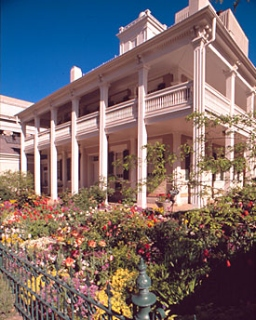
%> input picture Lab1_Photometric_Color/color_constancy/awb.jpg, 256 x 320 px
$ octave main.m   (GNU Octave 9; MATLAB toolbox functions it lacks are replaced by stand-ins)
%> lines starting %> are read from the running program, lines starting %| are printed output that depends on the picture
### Lab1_Photometric_Color/color_constancy/AWB.m
function [image_new, diffR, diffG, diffB] = AWB(image)
%calculate differences
diffR = 128 - mean2(image(:,:,1));
diffG = 128 - mean2(image(:,:,2));
diffB = 128 - mean2(image(:,:,3));

image_new = image;
image_new(:,:,1) = image(:,:,1) + diffR;
image_new(:,:,2) = image(:,:,2) + diffG;
image_new(:,:,3) = image(:,:,3) + diffB;

end

### Lab1_Photometric_Color/color_constancy/main.m
close all
clear all
clc
%load img
image1 = imread('awb.jpg');
%> image1 is the input picture: size 320x256x3 uint8; mean R, G, B 121.2, 107.4, 109.3
image2 = imread('Campfire-Interior-Page.jpg');
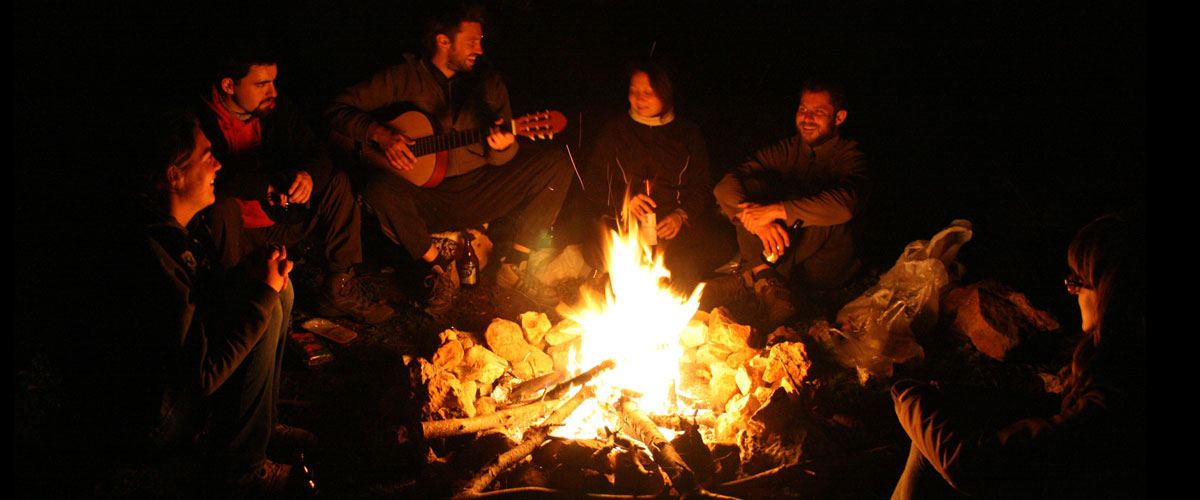
%> input picture Lab1_Photometric_Color/color_constancy/Campfire-Interior-Page.jpg, 1200 x 500 px
%> image2 is the input picture: size 500x1200x3 uint8; mean R, G, B 47, 26.4, 11.7

% Automatic White Balance
[image_new1,diffR, diffG, diffB] = AWB(image1);
%> in AWB, `diffR = 128 - mean2(image(:,:,1));`: diffR = 6.83
%> in AWB, `diffG = 128 - mean2(image(:,:,2));`: diffG = 20.6
%> in AWB, `diffB = 128 - mean2(image(:,:,3));`: diffB = 18.7
%> in AWB, `image_new(:,:,2) = image(:,:,2) + diffG;`:
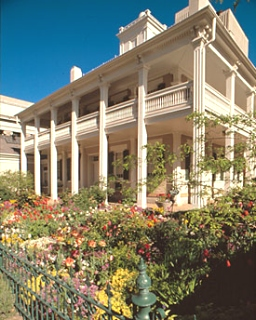
%> image_new: size 320x256x3 uint8; mean R, G, B 127.8, 128, 109.3
%> diffR = 6.83; diffG = 20.6; diffB = 18.7
[image_new2,diffR2, diffG2, diffB2] = AWB(image2);
%> in AWB (call 2), `diffR = 128 - mean2(image(:,:,1));`: diffR = 81
%> in AWB (call 2), `diffG = 128 - mean2(image(:,:,2));`: diffG = 101.6
%> in AWB (call 2), `diffB = 128 - mean2(image(:,:,3));`: diffB = 116.3
%> in AWB (call 2), `image_new(:,:,1) = image(:,:,1) + diffR;`:
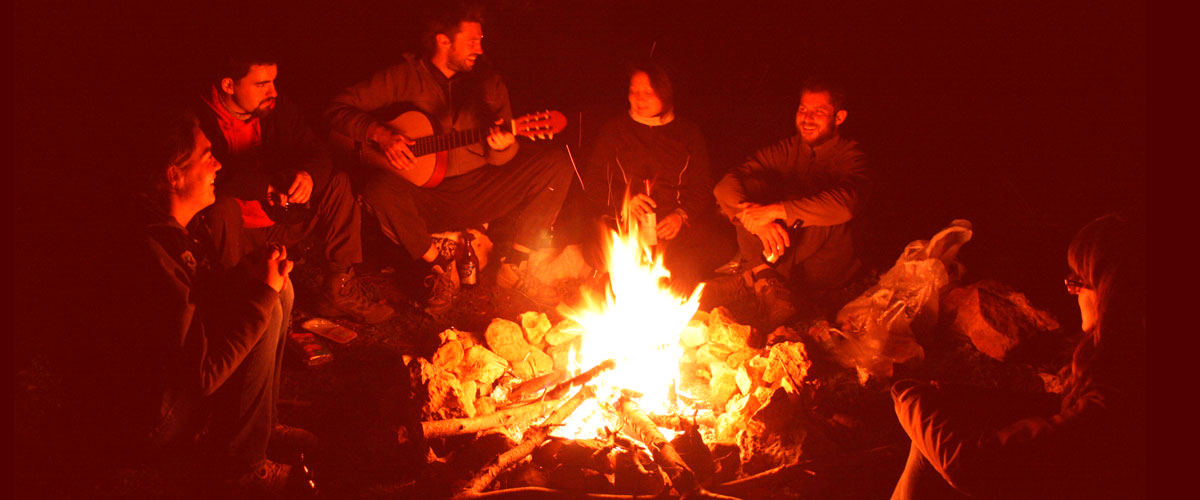
%> image_new: size 500x1200x3 uint8; mean R, G, B 121.5, 26.4, 11.7
%> in AWB (call 2), `image_new(:,:,2) = image(:,:,2) + diffG;`:
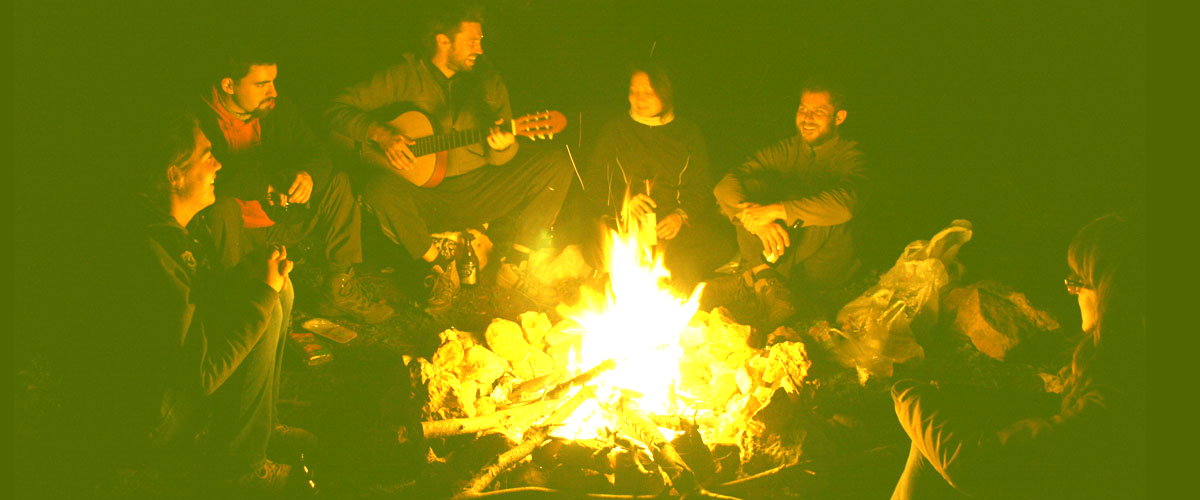
%> image_new: size 500x1200x3 uint8; mean R, G, B 121.5, 124.2, 11.7
%> in AWB (call 2), `image_new(:,:,3) = image(:,:,3) + diffB;`:
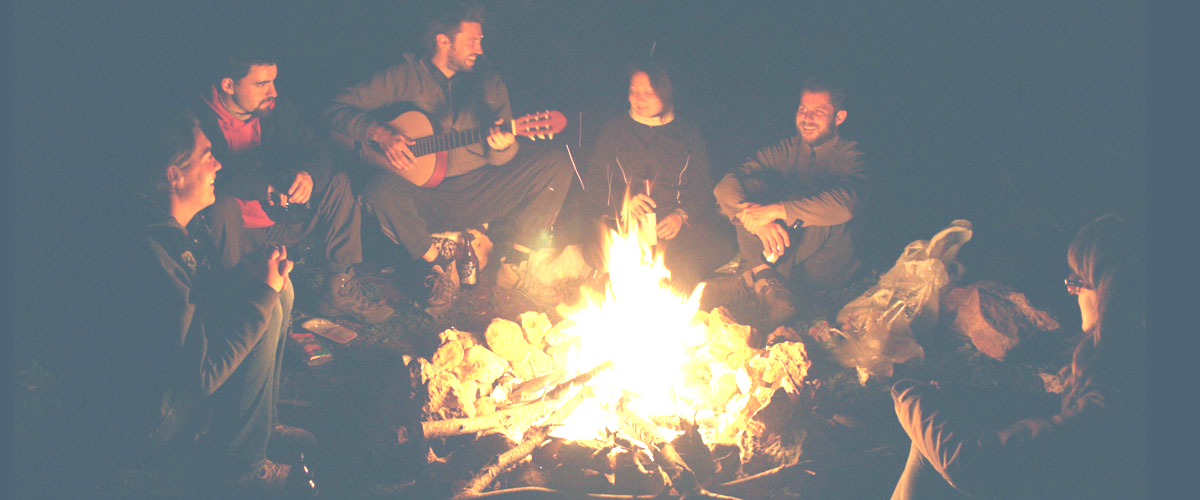
%> image_new: size 500x1200x3 uint8; mean R, G, B 121.5, 124.2, 124.9
%> diffR2 = 81; diffG2 = 101.6; diffB2 = 116.3

figure;
subplot(2,2,1);
imshow(image1);

subplot(2,2,2);
imshow(image_new1);

subplot(2,2,3);
imshow(image2);

subplot(2,2,4);
imshow(image_new2);
fprintf('%.4f',mean2(image_new1))
%| 127.9476
